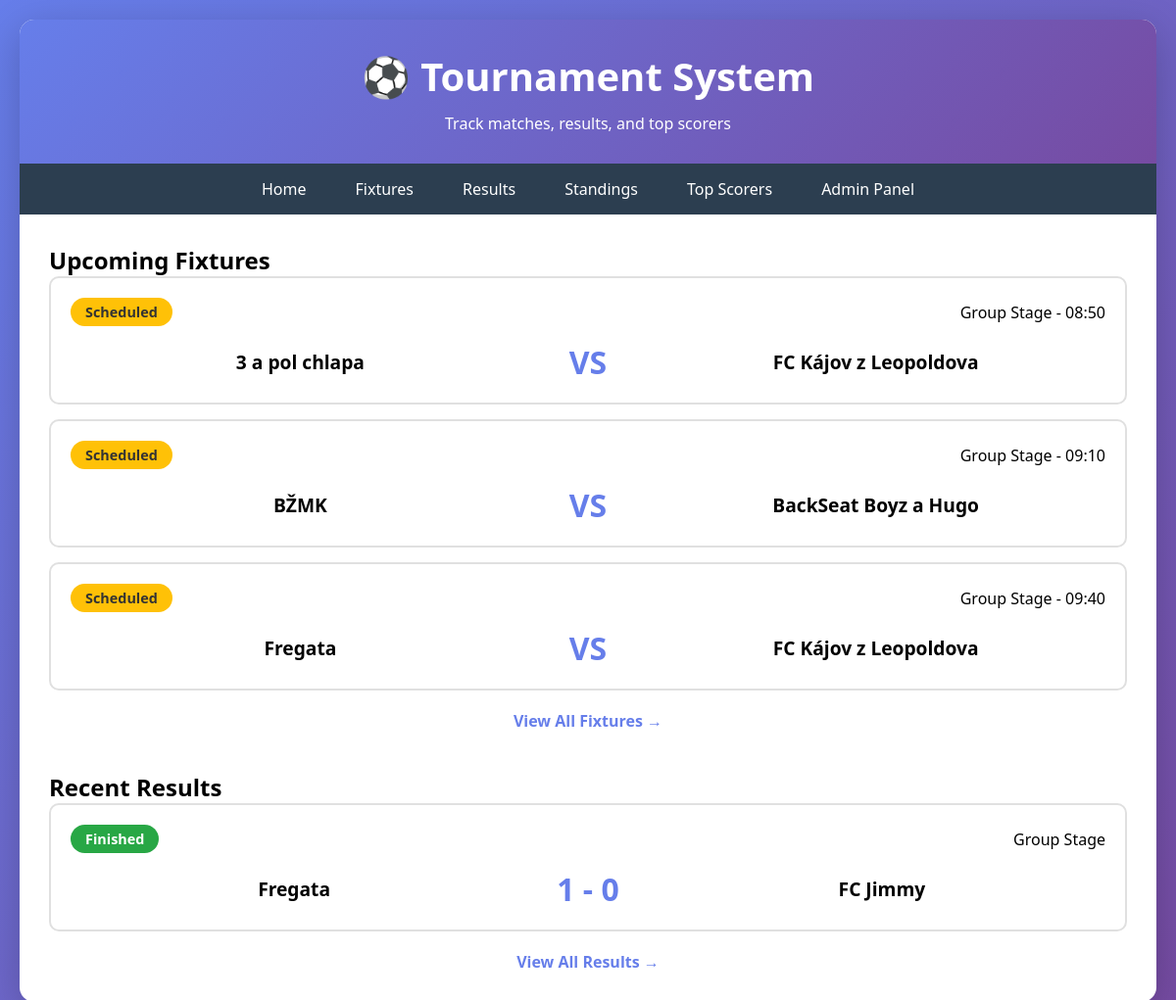
The app's page /, older data.
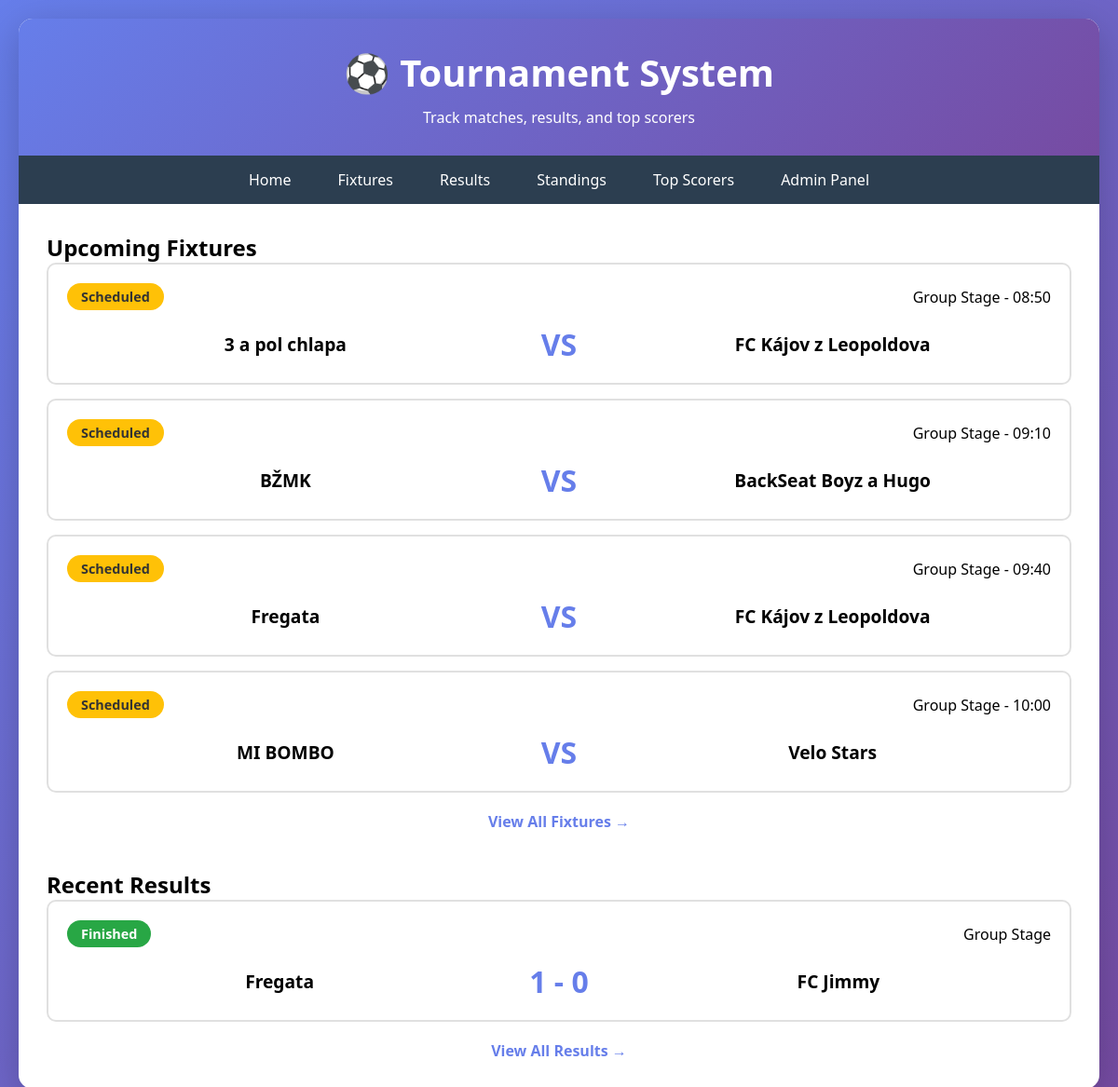
The same page, newer data.
### tournament/models.py (models this page shows, shortened)
class Match(models.Model):
    STATUS_CHOICES = [
        ('scheduled', 'Scheduled'),
        ('finished', 'Finished'),
    ]
    home_team = models.ForeignKey(Team, on_delete=models.CASCADE, related_name='home_matches')
    away_team = models.ForeignKey(Team, on_delete=models.CASCADE, related_name='away_matches')
    home_score = models.IntegerField(default=0, validators=[MinValueValidator(0)])
    away_score = models.IntegerField(default=0, validators=[MinValueValidator(0)])
    status = models.CharField(max_length=20, choices=STATUS_CHOICES, default='scheduled')
    group = models.CharField(max_length=10, blank=True)
    stage = models.CharField(max_length=50, default='Group Stage')
    match_order = models.IntegerField(default=0)
    match_time = models.TimeField(null=True, blank=True, help_text='Match start time')  # ADD THIS LINE
    class Meta:
        ordering = ['match_order', 'id']
        verbose_name_plural = 'Matches'

class Team(models.Model):
    name = models.CharField(max_length=100, unique=True)
    group = models.CharField(max_length=10, choices=[
        ('A', 'Group A'),
        ('B', 'Group B'),
        ('C', 'Group C'),
        ('D', 'Group D'),
    ], default='A')
    logo = models.ImageField(upload_to='team_logos/', blank=True, null=True)
    played = models.IntegerField(default=0)
    won = models.IntegerField(default=0)
    drawn = models.IntegerField(default=0)
    lost = models.IntegerField(default=0)
    goals_for = models.IntegerField(default=0)
    goals_against = models.IntegerField(default=0)
    points = models.IntegerField(default=0)
    class Meta:
        ordering = ['group', '-points', '-goals_for']

### tournament/views.py (the view)
# urls.py: 2. Add a URL to urlpatterns:  path('', views.home, name='home')
def home(request):
    upcoming_matches = Match.objects.filter(status='scheduled')[:6]
    recent_matches = Match.objects.filter(status='finished').order_by('-id')[:6]
    context = {
        'upcoming_matches': upcoming_matches,
        'recent_matches': recent_matches,
    }
    return render(request, 'tournament/home.html', context)

### tournament/templates/tournament/home.html (shortened to what this page needs)
{% extends 'tournament/base.html' %}
{% block content %}
<h2>Upcoming Fixtures</h2>
{% if upcoming_matches %}
    {% for match in upcoming_matches %}
    <div class="match-card">
        <div class="match-header">
            <span class="status-badge status-scheduled">{{ match.get_status_display }}</span>
            <span>{{ match.stage }}{% if match.match_time %} - {{ match.match_time|date:"H:i" }}{% endif %}</span>
        </div>
        <div class="match-teams">
            <div class="team">{{ match.home_team.name }}</div>
            <div class="score">VS</div>
            <div class="team">{{ match.away_team.name }}</div>
        </div>
    </div>
    {% endfor %}
    <p style="text-align: center; margin-top: 20px;">
        <a href="{% url 'tournament:fixtures' %}" style="color: #667eea; text-decoration: none; font-weight: bold;">View All Fixtures →</a>
    </p>
{% else %}
    <div class="no-data">No upcoming matches</div>
{% endif %}
<h2 style="margin-top: 40px;">Recent Results</h2>
{% if recent_matches %}
    {% for match in recent_matches %}
    <a href="{% url 'tournament:match_detail' match.id %}" style="text-decoration: none; color: inherit;">
        <div class="match-card">
            <div class="match-header">
                <span class="status-badge status-finished">{{ match.get_status_display }}</span>
                <span>{{ match.stage }}</span>
            </div>
            <div class="match-teams">
                <div class="team">{{ match.home_team.name }}</div>
                <div class="score">{{ match.home_score }} - {{ match.away_score }}</div>
                <div class="team">{{ match.away_team.name }}</div>
            </div>
        </div>
    </a>
    {% endfor %}
    <p style="text-align: center; margin-top: 20px;">
        <a href="{% url 'tournament:results' %}" style="color: #667eea; text-decoration: none; font-weight: bold;">View All Results →</a>
    </p>
{% else %}
    <div class="no-data">No results yet</div>
{% endif %}
{% endblock %}

Row changes from the older to the newer data that the page shows:
added Match: status "Scheduled", stage "Group Stage", match_time "10:00", home_team.name "MI BOMBO", away_team.name "Velo Stars", shown under "Upcoming Fixtures"
